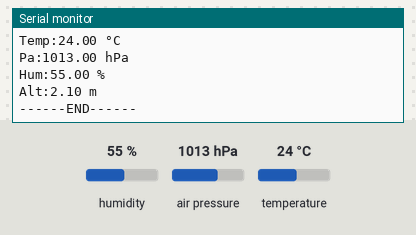
This sketch was run on a simulated Arduino Uno, built with avr-gcc and run on an emulated ATmega328P. Shown: the last lines printed to the serial monitor. Wiring (inferred from the names in the program): BME280 sensor at I2C address 0x77. The inputs (shaded band) are chosen by the test bench; at power-on: humidity 55 %, air pressure 1013 hPa, temperature 24 °C.

Above: at 1.5 s.
1.6 s: humidity set to 22 %
At 2.9 s:
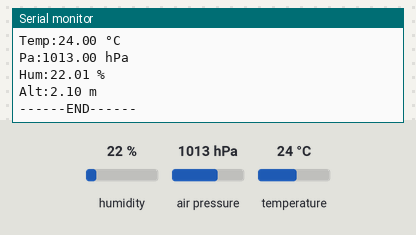
3.1 s: air pressure set to 952 hPa
At 4.2 s:
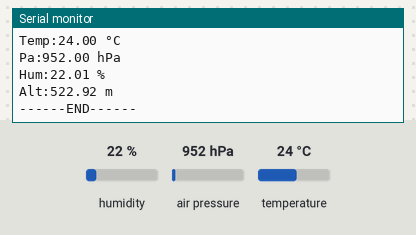
4.6 s: temperature set to 12 °C
At 6.2 s:
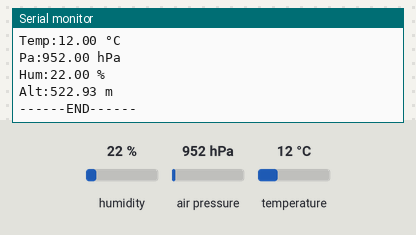
Timing chart, 0 to 7.7 s (numbered marks = the images above; inputs shaded):
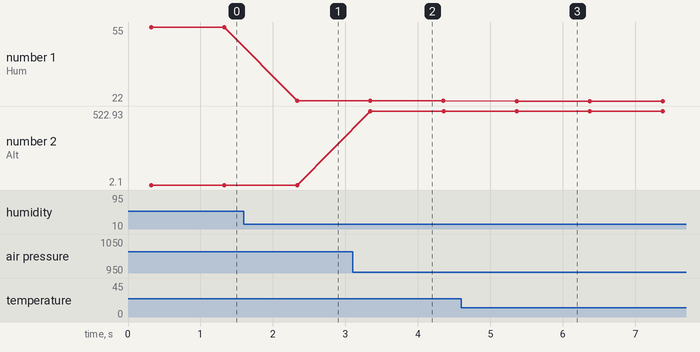

The sketch:

basicTestI2C.ino
```cpp
// (licence header left out)
#include <DFRobot_BME280.h>

#define SEA_LEVEL_PRESSURE	1013.25f
#define BME_CS 10

DFRobot_BME280 bme; //I2C

float temp, pa, hum, alt;

void setup() {
    Serial.begin(115200);

    // I2c default address is 0x76, if the need to change please modify bme.begin(Addr)
    if (!bme.begin(0x77)) {
        Serial.println("No sensor device found, check line or address!");
        while (1);
    }

    Serial.println("-- BME280 DEMO --");
}


void loop() {
	// temp = bme.temperatureValue();
	// pa = bme.pressureValue();
	// hum = bme.humidityValue();
	// alt = bme.altitudeValue(SEA_LEVEL_PRESSURE);

	Serial.print("Temp:");
	Serial.print(bme.temperatureValue());
	Serial.println(" °C");

	Serial.print("Pa:");
	Serial.print(bme.pressureValue() / 100.0F);
	Serial.println(" hPa");

	Serial.print("Hum:");
	Serial.print(bme.humidityValue());
	Serial.println(" %");

	Serial.print("Alt:");
	Serial.print(bme.altitudeValue(SEA_LEVEL_PRESSURE));
	Serial.println(" m");

	Serial.println("------END------");

	delay(1000);
}
```

Measured:
- after the input at 1.6 s, the serial monitor: prints a new line after 0.74 s (image 1)
- after the input at 3.1 s, the serial monitor: prints a new line after 0.24 s (image 2)
- after the input at 4.6 s, the serial monitor: prints a new line after 0.76 s (image 3)
- plotted number 1: 55 → 22.01 after the input at 1.6 s, 22.01 → 22 after the input at 4.6 s
- plotted number 2: 2.1 → 522.92 after the input at 3.1 s, 522.92 → 522.93 after the input at 4.6 s
